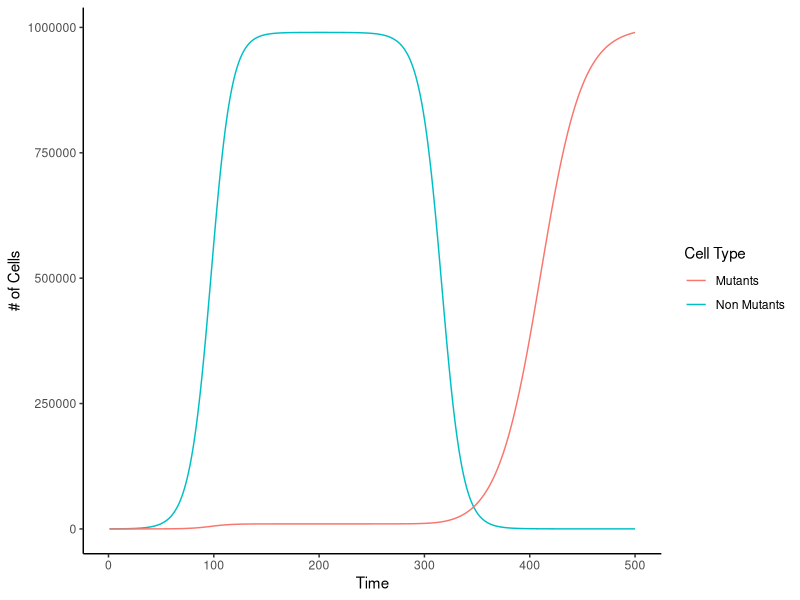

Here is the R script that generated this plot:
# set initial values and parameters
N0=99
M0=1
K=1000000
rN=0.1
rM=0.1
rN2=-0.1
rM2=0.05
timesteps=500

# create vector to store N's
Ns=numeric(length=timesteps)
Ns[1]=N0
Ms=numeric(length=timesteps)
Ms[1]=M0

# simulate
for (t in 1:(timesteps-1)){
  if(t<=200){
    Ns[t+1]<-Ns[t]+rN*Ns[t]*(1-((Ns[t]+Ms[t])/K))
    Ms[t+1]<-Ms[t]+rM*Ms[t]*(1-((Ns[t]+Ms[t])/K))
    }else{
    Ns[t+1]<-Ns[t]+rN2*Ns[t]*(1-((Ns[t]+Ms[t])/K))
    Ms[t+1]<-Ms[t]+rM2*Ms[t]*(1-((Ns[t]+Ms[t])/K))
  }
}

# plot simulation
library(ggplot2)

pop<-data.frame(time=1:(timesteps),N=Ns, M=Ms)
ggplot(data=pop)+geom_line(aes(x=time,y=N,color="Non Mutants"))+geom_line(aes(x=time,y=M,color="Mutants"))+
  theme_classic()+labs(x="Time",y="# of Cells",color="Cell Type")


